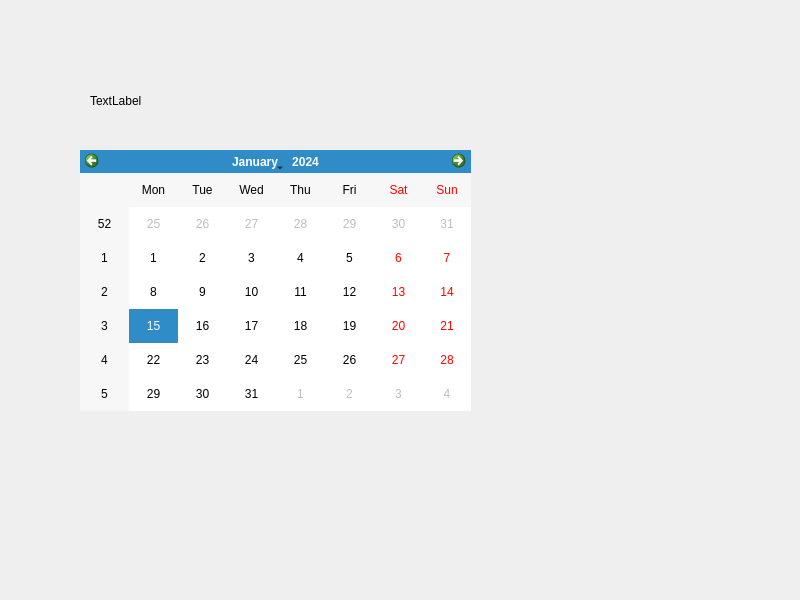
<?xml version="1.0" encoding="UTF-8"?>
<ui version="4.0">
 <class>Widget</class>
 <widget class="QWidget" name="Widget">
  <property name="geometry">
   <rect>
    <x>0</x>
    <y>0</y>
    <width>800</width>
    <height>600</height>
   </rect>
  </property>
  <property name="windowTitle">
   <string>Widget</string>
  </property>
  <widget class="QCalendarWidget" name="calendarWidget">
   <property name="geometry">
    <rect>
     <x>80</x>
     <y>150</y>
     <width>391</width>
     <height>261</height>
    </rect>
   </property>
  </widget>
  <widget class="QLabel" name="label">
   <property name="geometry">
    <rect>
     <x>90</x>
     <y>80</y>
     <width>321</width>
     <height>41</height>
    </rect>
   </property>
   <property name="text">
    <string>TextLabel</string>
   </property>
  </widget>
 </widget>
 <resources/>
 <connections/>
</ui>
